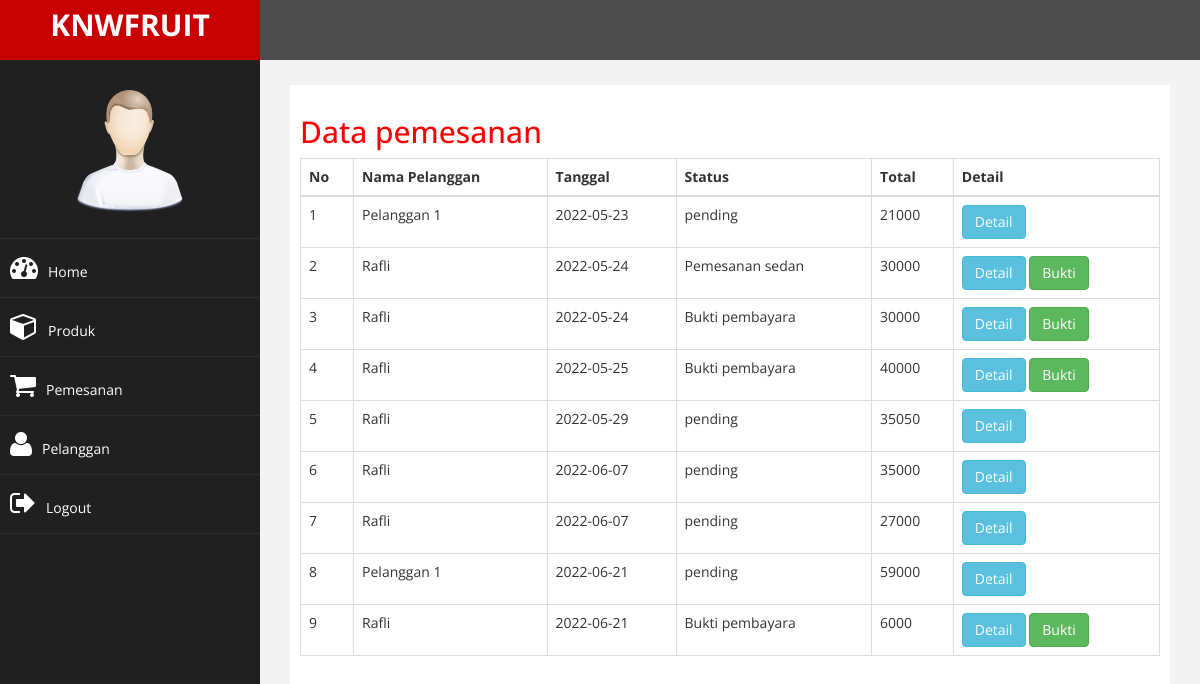
Page /admin/index.php?halaman=pemesanan (signed in) on the committed database.
### tables this page shows
CREATE TABLE `pemesanan` (
  `id_pembelian` int(11) NOT NULL,
  `id_pelanggan` int(11) NOT NULL,
  `id_ongkir` int(11) NOT NULL,
  `tanggal_pemesanan` date NOT NULL,
  `total_pemesanan` int(11) NOT NULL,
  `nama_kota` varchar(15) NOT NULL,
  `tarif` int(11) NOT NULL,
  `alamat_pengiriman` text NOT NULL,
  `status_pemesanan` varchar(15) NOT NULL DEFAULT 'pending'
);

CREATE TABLE `pelanggan` (
  `id_pelanggan` int(11) NOT NULL,
  `email_pelanggan` varchar(50) NOT NULL,
  `password_pelanggan` varchar(15) NOT NULL,
  `nama_pelanggan` varchar(50) NOT NULL,
  `telepon_pelanggan` varchar(15) NOT NULL,
  `alamat_pelanggan` text NOT NULL
);

### admin/pemesanan.php (the view)
<h2>Data pemesanan</h2>
<table class="table table-bordered">
	<thead>
		<tr>
			<th>No</th>
			<th>Nama Pelanggan</th>
			<th>Tanggal</th>
			<th>Status</th>
			<th>Total</th>
			<th>Detail</th>
		</tr>
	</thead>
	<tbody>
		<?php $nomor=1; ?>
		<?php $ambil=$koneksi->query("SELECT * FROM pemesanan JOIN pelanggan ON pemesanan.id_pelanggan=pelanggan.id_pelanggan"); ?>
		<?php while ($pecah = $ambil->fetch_assoc()) { ?>
		<tr>
			<td><?php echo $nomor; ?></td>
			<td><?php echo $pecah['nama_pelanggan']; ?></td>
			<td><?php echo $pecah['tanggal_pemesanan']; ?></td>
			<td><?php echo $pecah['status_pemesanan']; ?></td>
			<td><?php echo $pecah['total_pemesanan']; ?></td>
			<td>
				<a href="index.php?halaman=detail&id=<?php echo $pecah['id_pembelian']; ?>" class="btn btn-info">
				Detail</a>
				<?php if ($pecah['status_pemesanan']!=="pending"): ?>
					<a href="index.php?halaman=pembayaran&id=<?php echo $pecah['id_pembelian'] ?>" class="btn btn-success">Bukti</a>
				<?php endif ?>
			</td>
		</tr>
		<?php $nomor++; ?>
		<?php } ?>
	</tbody>
</table>

### admin/index.php (shortened to what this page needs)
<?php
include 'koneksi.php';
?>
<!DOCTYPE html>
<html xmlns="http://www.w3.org/1999/xhtml">
<head>
    <link href="assets/css/bootstrap.css" rel="stylesheet" />
    <link href="assets/css/font-awesome.css" rel="stylesheet" />
    <link href="assets/js/morris/morris-0.4.3.min.css" rel="stylesheet" />
    <link href="assets/css/custom.css" rel="stylesheet" />
</head>
<body>
    <div id="wrapper">
        <nav class="navbar navbar-default navbar-cls-top " role="navigation" style="margin-bottom: 0">
            <div class="navbar-header">
                <a class="navbar-brand" href="index.php">KNWFRUIT</a>
            </div>
        </nav>
                <nav class="navbar-default navbar-side" role="navigation">
            <div class="sidebar-collapse">
                <ul class="nav" id="main-menu">
				<li class="text-center">
                    <img src="assets/img/find_user.png" class="user-image img-responsive"/>
					</li>
                    <li>
                        <a href="index.php"><i class="fa fa-dashboard fa-2x "></i>Home</a>
                    </li>
                    <li>
                        <a href="index.php?halaman=produk"><i class="fa fa-cube fa-2x "></i>Produk</a>
                    </li>
                     <li>
                        <a href="index.php?halaman=pemesanan"><i class="fa fa-shopping-cart fa-2x "></i>Pemesanan</a>
                    </li>
                    <li>
                        <a href="index.php?halaman=pelanggan"><i class="fa fa-user fa-2x "></i>Pelanggan</a>
                    </li>
                    <li>
                        <a href="index.php?halaman=logout"><i class="fa fa-sign-out fa-2x "></i>Logout</a>
                    </li>
                </ul>
            </div>
        </nav>
        <div id="page-wrapper" >
            <div id="page-inner">
                <?php
                    if(isset($_GET['halaman']))
                    {
                        if($_GET['halaman']=="produk")
                        {
                            include 'produk.php';
                        }
                        elseif ($_GET['halaman']=="pemesanan")
                        {
                            include 'pemesanan.php';
                        }
                        elseif ($_GET['halaman']=="pelanggan")
                        {
                            include 'pelanggan.php';
                        }
                        elseif ($_GET['halaman']=="detail")
                        {
                            include 'detail.php';
                        }
                        elseif ($_GET['halaman']=="tambahproduk")
                        {
                            include 'tambahproduk.php';
                        }
                        elseif ($_GET['halaman']=="hapusproduk")
                        {
                            include 'hapusproduk.php';
                        }
                        elseif ($_GET['halaman']=="ubahproduk")
                        {
                            include 'ubahproduk.php';
                        }
                        elseif ($_GET['halaman']=="logout")
                        {
                            include 'logout.php';
                        }
                        elseif ($_GET["halaman"]=="pembayaran")
                        {
                            include 'pembayaran.php';
                        }
                        elseif ($_GET['halaman']=="hapuspelanggan")
                        {
                            include 'hapuspelanggan.php';
                        }
                    }
                    else
                    {
                        include 'home.php';
                    }
                ?>
            </div>
            </div>
        </div>
</body>
</html>

### admin/assets/css/custom.css (style rules this page uses)
body { font-family: 'Open Sans', sans-serif; }
#wrapper { width: 100%; background:#202020; }
#page-wrapper { padding: 15px 15px; min-height: 600px; background:#F3F3F3; }
#page-inner { width:100%; margin:10px 20px 10px 0px; background-color:#fff!important; padding:10px; min-height:1200px; }
.text-center { text-align:center; }
h2 { color: #f00; }
.user-image { margin: 25px auto; -webkit-border-radius: 10px; -moz-border-radius: 10px; border-radius: 10px; max-height:170px; max-width:170px; }
.navbar-cls-top .navbar-brand { color: #fff; background: #C90000; width: 260px; text-align: center; height: 60px; font-size: 30px; font-weight: 700; }
.sidebar-collapse , .sidebar-collapse .nav { background:none; }
.sidebar-collapse .nav { padding:0; }
.sidebar-collapse .nav > li > a { color:#fff; background:#202020; text-shadow:none; }
.sidebar-collapse > .nav > li > a { padding:15px 10px; }
.sidebar-collapse > .nav > li { border-bottom: 1px solid rgba(107, 108, 109, 0.19); }
.navbar-side { border:none; background-color: #202020; }
.navbar-cls-top { background:#4D4D4D; border-bottom:none; }
.navbar-default { border:0px solid black; }
.navbar-header { background: #A70303; }
.nav > li > a > i { margin-right:10px; }
@media (min-width:768px) { #page-wrapper { margin: 0 0 0 260px; padding: 15px 30px; min-height: 1200px; } }
@media (min-width:768px) { .navbar-side { z-index: 1; position: absolute; width: 260px; } }
@media (min-width:768px) { .navbar { border-radius: 0px; } }

### rows in the picture
pemesanan: id_pelanggan.nama_pelanggan "Pelanggan 1", tanggal_pemesanan "2022-05-23", status_pemesanan "pending", total_pemesanan "21000"
pemesanan: id_pelanggan.nama_pelanggan "Rafli", tanggal_pemesanan "2022-05-24", status_pemesanan "Pemesanan sedan", total_pemesanan "30000"
pemesanan: id_pelanggan.nama_pelanggan "Rafli", tanggal_pemesanan "2022-05-24", status_pemesanan "Bukti pembayara", total_pemesanan "30000"
pemesanan: id_pelanggan.nama_pelanggan "Rafli", tanggal_pemesanan "2022-05-25", status_pemesanan "Bukti pembayara", total_pemesanan "40000"
pemesanan: id_pelanggan.nama_pelanggan "Rafli", tanggal_pemesanan "2022-05-29", status_pemesanan "pending", total_pemesanan "35050"
pemesanan: id_pelanggan.nama_pelanggan "Rafli", tanggal_pemesanan "2022-06-07", status_pemesanan "pending", total_pemesanan "35000"
pemesanan: id_pelanggan.nama_pelanggan "Rafli", tanggal_pemesanan "2022-06-07", status_pemesanan "pending", total_pemesanan "27000"
pemesanan: id_pelanggan.nama_pelanggan "Pelanggan 1", tanggal_pemesanan "2022-06-21", status_pemesanan "pending", total_pemesanan "59000"
pemesanan: id_pelanggan.nama_pelanggan "Rafli", tanggal_pemesanan "2022-06-21", status_pemesanan "Bukti pembayara", total_pemesanan "6000"
